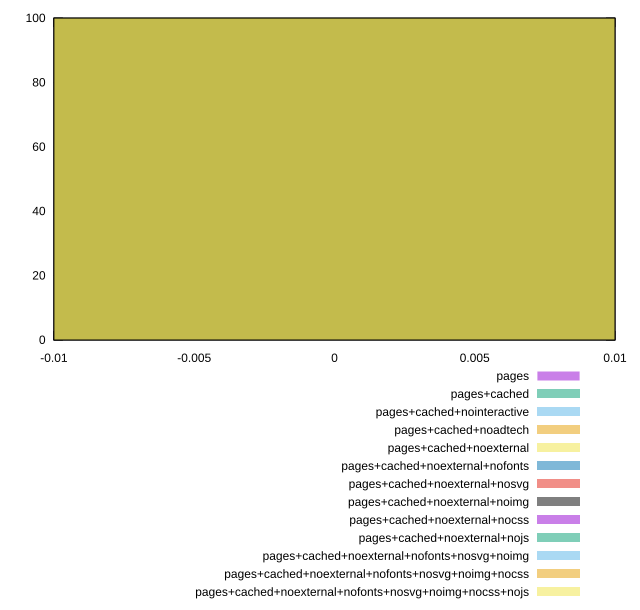

Here is the gnuplot script that generated this plot:
reset

$pages <<EOF
0 100
EOF

$pagesCached <<EOF
0 100
EOF

$pagesCachedNointeractive <<EOF
0 100
EOF

$pagesCachedNoadtech <<EOF
0 100
EOF

$pagesCachedNoexternal <<EOF
0 100
EOF

$pagesCachedNoexternalNofonts <<EOF
0 100
EOF

$pagesCachedNoexternalNosvg <<EOF
0 100
EOF

$pagesCachedNoexternalNoimg <<EOF
0 100
EOF

$pagesCachedNoexternalNocss <<EOF
0 100
EOF

$pagesCachedNoexternalNojs <<EOF
0 100
EOF

$pagesCachedNoexternalNofontsNosvgNoimg <<EOF
0 100
EOF

$pagesCachedNoexternalNofontsNosvgNoimgNocss <<EOF
0 100
EOF

$pagesCachedNoexternalNofontsNosvgNoimgNocssNojs <<EOF
0 100
EOF

set key outside below
set boxwidth 0.1
set xrange [-0.01:0.01]
set yrange [0:100]
set style fill transparent solid 0.5 noborder
set terminal svg size 640, 610 enhanced background rgb 'white'
set output "report_00007_2020-12-11T15:55:29.892Z/unsized-images/comparison/histogram/all_score.svg"

plot $pages title "pages" with boxes, \
     $pagesCached title "pages+cached" with boxes, \
     $pagesCachedNointeractive title "pages+cached+nointeractive" with boxes, \
     $pagesCachedNoadtech title "pages+cached+noadtech" with boxes, \
     $pagesCachedNoexternal title "pages+cached+noexternal" with boxes, \
     $pagesCachedNoexternalNofonts title "pages+cached+noexternal+nofonts" with boxes, \
     $pagesCachedNoexternalNosvg title "pages+cached+noexternal+nosvg" with boxes, \
     $pagesCachedNoexternalNoimg title "pages+cached+noexternal+noimg" with boxes, \
     $pagesCachedNoexternalNocss title "pages+cached+noexternal+nocss" with boxes, \
     $pagesCachedNoexternalNojs title "pages+cached+noexternal+nojs" with boxes, \
     $pagesCachedNoexternalNofontsNosvgNoimg title "pages+cached+noexternal+nofonts+nosvg+noimg" with boxes, \
     $pagesCachedNoexternalNofontsNosvgNoimgNocss title "pages+cached+noexternal+nofonts+nosvg+noimg+nocss" with boxes, \
     $pagesCachedNoexternalNofontsNosvgNoimgNocssNojs title "pages+cached+noexternal+nofonts+nosvg+noimg+nocss+nojs" with boxes

reset
